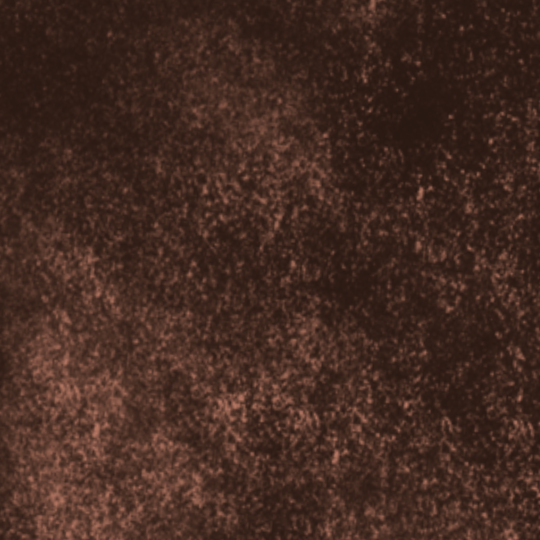
#> input picture frost_shaders/assets/soil.png, 1080 x 1080 px (shown at 1/2 size)
$ python compare-frames.py ../frost_shaders/assets/soil.png ../frost_shaders/assets/soil.png
#> lines starting #> are read from the running program, lines starting #| are printed output that depends on the picture
#!/usr/bin/env python3
"""Compare the *structure* of two frames of antifrost, ignoring registration.

Two frames of this game never line up pixel for pixel across a port: the
web canvas is whatever the page made it, the native window is whatever the
display or the Xvfb screen is, and the camera has had seconds to drift
between them. What does carry across a port is the *character* of a pass —
whether the light field arrives smooth or in 8×8 steps, whether a colour
channel is alive or flat, whether black pixels are scattered or clumped.

So this measures three things that do not need the frames to agree:

  quantisation   the 8×8 tile grid (the engine's `TILE`) against the 4×4
                 subdivision inside each tile. A light field that reached
                 the shader intact varies *within* a tile; one replaced by
                 a per-tile value does not. The ratio of within-tile spread
                 to tile-centre spread is the number that separates them:
                 near zero means the tile is a flat slab.
  spread         the same ratio at 1 pixel, for reference.
  luma histogram how much of the frame is pure black and pure white — a
                 mosaic hoards pixels at the ends, a lit hill does not.

Usage: compare-frames.py LEFT.png RIGHT.png
"""
import sys
from PIL import Image


def load(path, width=512):
#> called with path = '../frost_shaders/assets/soil.png', width = 512
    im = Image.open(path).convert("L")
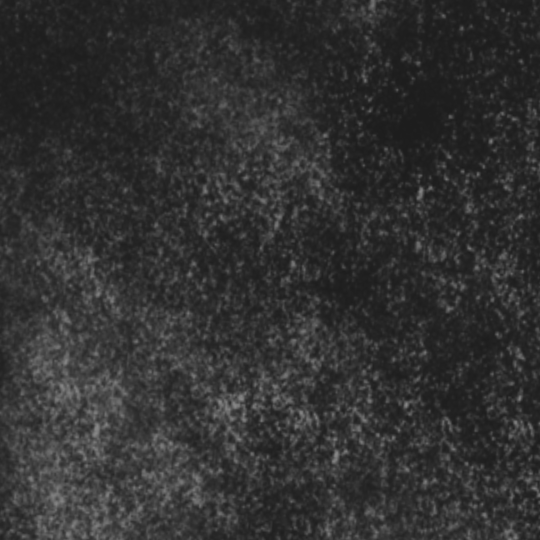
#> im: PIL image 1080x1080 L (shown at 1/2 size); min 27, max 138, mean 49.3
    # Normalise size only; the point is texture, not registration.
    side = min(im.width, im.height)
#> side = 1080
    im = im.crop(((im.width - side) // 2, (im.height - side) // 2,
                  (im.width - side) // 2 + side, (im.height - side) // 2 + side))
    im = im.resize((width, width), Image.LANCZOS)
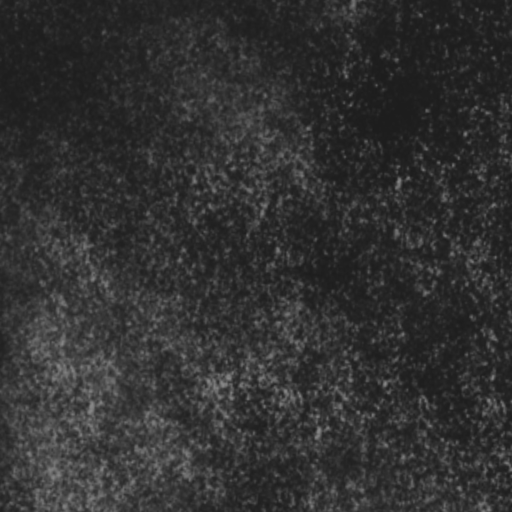
#> im: PIL image 512x512 L; min 28, max 135, mean 49.3
    return im, list(im.getdata()), width


def stats(name, path):
    im, px, w = load(path)
#> px = 262144 items; w = 512
    if w % 8:
        w -= w % 8
    tile_spread, inner_spread = [], []
    black = white = 0
    for y in range(0, w, 8):
        for x in range(0, w, 8):
            tile = [px[(y + j) * w + x + i] for j in range(8) for i in range(8)]
            mean = sum(tile) / len(tile)
            tile_spread.append(mean)
            # Variance inside the tile versus the variance between tiles:
            # a per-tile constant leaves the first at zero.
            inner = sum((v - mean) ** 2 for v in tile) / len(tile)
            inner_spread.append(inner ** 0.5)
            black += sum(1 for v in tile if v < 8)
            white += sum(1 for v in tile if v > 247)
#> after the loop, black = 0; inner_spread = 4096 values, max 33.64 at index 1457, min 0.291 at index 882, mean 8.4; tile_spread = 4096 values, max 106.2 at index 3718, min 29.09 at index 882, mean 49.31; white = 0
    total = w * w
#> total = 262144
    between = (sum((v - sum(tile_spread) / len(tile_spread)) ** 2
                   for v in tile_spread) / len(tile_spread)) ** 0.5
#> between = 13.12
    inside = sum(inner_spread) / len(inner_spread)
#> inside = 8.4
    ratio = inside / between if between else 0.0
#> ratio = 0.64
    print(f"{name}")
    print(f"  between-tile spread   {between:6.1f} grey levels")
#|   between-tile spread     13.1 grey levels
    print(f"  inside-tile spread    {inside:6.1f} grey levels")
#|   inside-tile spread       8.4 grey levels
    print(f"  inside/between        {ratio:6.2f}   "
          f"{'flat slabs — the tile is one value' if ratio < 0.25 else 'varying inside tiles'}")
#|   inside/between          0.64   varying inside tiles
    print(f"  pure black            {100 * black / total:5.1f}%")
#|   pure black              0.0%
    print(f"  pure white            {100 * white / total:5.1f}%")
#|   pure white              0.0%
    print()


if __name__ == "__main__":
    if len(sys.argv) != 3:
        sys.exit(__doc__)
    stats(sys.argv[1], sys.argv[1])
    stats(sys.argv[2], sys.argv[2])
#|   between-tile spread     13.1 grey levels
#|   inside-tile spread       8.4 grey levels
#|   inside/between          0.64   varying inside tiles
#|   pure black              0.0%
#|   pure white              0.0%
